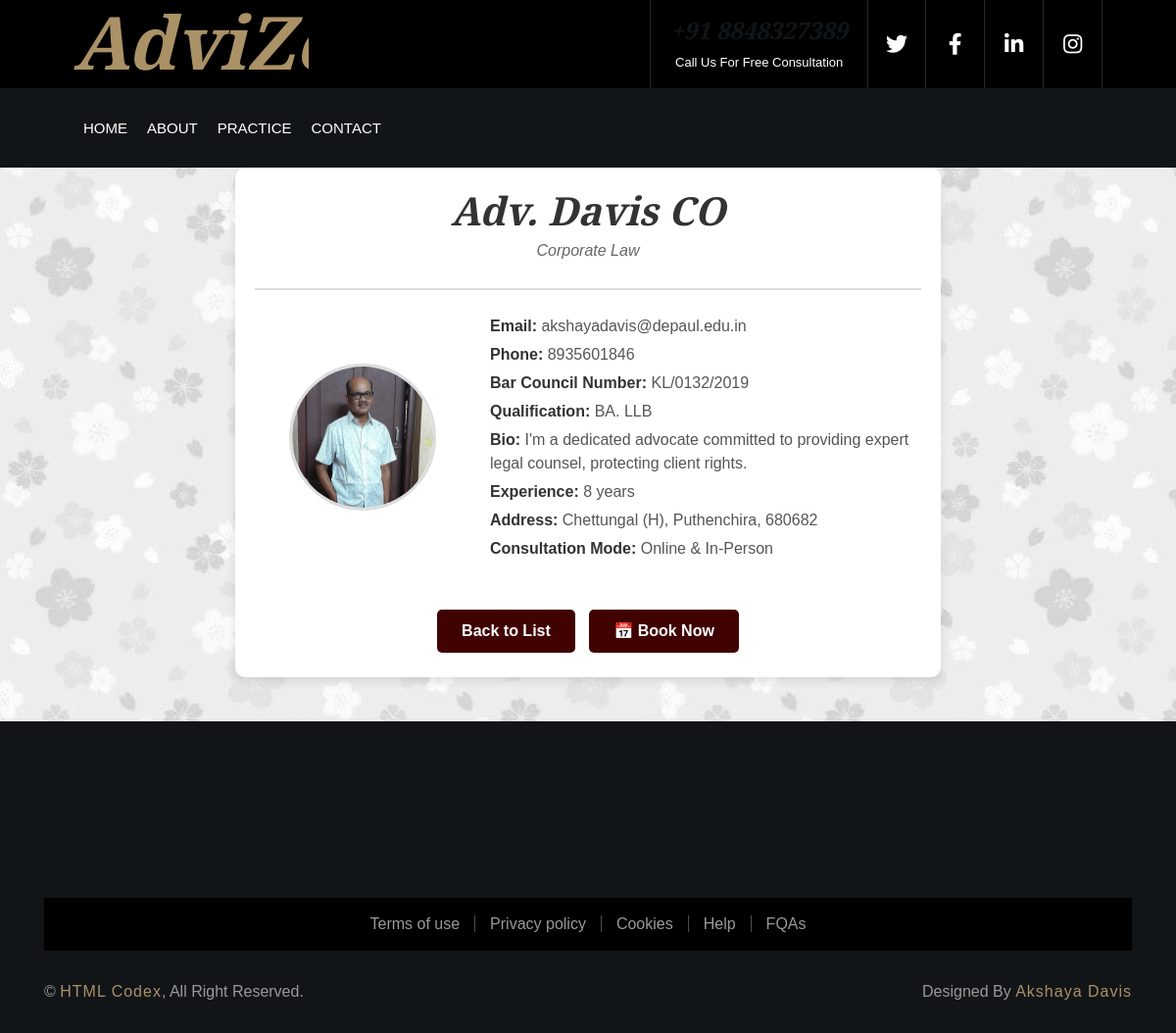
The page /profile_lawyer/5/ on the database its author committed.
### userapp/models.py (models this page shows)
class Register(AbstractUser):
    usertype = models.CharField(max_length=50, default="admin")
    phone = models.CharField(max_length=15, null=True)  # Changed to CharField
    image = models.ImageField(upload_to='uploads/', null=True)
    barcouncil_number = models.CharField(max_length=15, null=True)
    specialization = models.CharField(max_length=50, null=True)
    address = models.CharField(max_length=100, null=True)
    bio = models.TextField(max_length=1000, null=True)
    qualification = models.CharField(max_length=50, null=True)
    experience = models.CharField(max_length=10, null=True)
    consultation_mode = models.CharField(max_length=50, null=True)
    court_jurisdiction = models.CharField(max_length=50, null=True)
    court_type = models.CharField(max_length=50, null=True)
    place = models.CharField(max_length=50, null=True)
    is_approved = models.BooleanField(default=False)

### userapp/views.py (the view)
# urls.py: path('profile_lawyer/<int:id>/',views.profile_lawyer,name="profile_lawyer"),
def profile_lawyer(request, id):
    lawyer = get_object_or_404(Register, id=id, usertype="lawyer")
    return render(request, 'profile_lawyer.html', {'lawyer': lawyer})

### userapp/templates/profile_lawyer.html (shortened to what this page needs)
{% load static %}
{% include 'header.html' %}
<head>
    {% load static %}
    <link rel="stylesheet" href="{% static 'css/profile_lawyer.css' %}">
</head>
<body>
    <div class="profile-container">
        <div class="profile-header">
            <h1>{{ lawyer.first_name }}</h1>
            <p class="specialization">{{ lawyer.specialization }} Law</p>
        </div>
        <div class="profile-content">
            <div class="profile-image">
                {% if lawyer.image %}
                    <img src="{{ lawyer.image.url }}" alt="Lawyer Image">
                {% else %}
                    <img src="{% static 'images/default-profile.png' %}" alt="Default Profile">
                {% endif %}
            </div>
            <div class="profile-details">
                {% if lawyer.email %}
                    <p><strong>Email:</strong> {{ lawyer.email }}</p>
                {% endif %}
                {% if lawyer.phone %}
                    <p><strong>Phone:</strong> {{ lawyer.phone }}</p>
                {% endif %}
                {% if lawyer.barcouncil_number %}
                    <p><strong>Bar Council Number:</strong> {{ lawyer.barcouncil_number }}</p>
                {% endif %}
                {% if lawyer.qualification %}
                    <p><strong>Qualification:</strong> {{ lawyer.qualification }}</p>
                {% endif %}
                {% if lawyer.bio %}
                    <p><strong>Bio:</strong> {{ lawyer.bio }}</p>
                {% endif %}
                {% if lawyer.experience %}
                    <p><strong>Experience:</strong> {{ lawyer.experience }}</p>
                {% endif %}
                {% if lawyer.address %}
                    <p><strong>Address:</strong> {{ lawyer.address }}</p>
                {% endif %}
                {% if lawyer.consultation_mode %}
                    <p><strong>Consultation Mode:</strong> {{ lawyer.consultation_mode }}</p>
                {% endif %}
            </div>
        </div>
        <div class="buttons">
            <a href="{% url 'all_lawyers'  %}" class="back-btn">Back to List</a>
            <a href="{% url 'bookings' lawyer.id %}" class="appointment-btn">📅 Book Now</a>
        </div>
    </div>
</body>
{% include 'footer1.html' %}

### userapp/static/css/style.css (style rules this page uses)
body { color: #666666; background: #ffffff; font-family: 'Roboto', sans-serif; font-weight: 400; }
h1, h2, h3, h4, h5, h6 { font-family: 'EB Garamond', serif; font-weight: 600; font-style: italic; color: #121518; }
a { color: #454545; transition: .3s; }

### userapp/static/css/profile_lawyer.css (style rules this page uses)
body { font-family: Arial, sans-serif; margin: l0; padding: 0; display: flex; justify-content: center; align-items: center; min-height: 100vh; background-color: #f4f4f4; }
.profile-container { background: white; width: 60%; padding: 20px; border-radius: 10px; margin-top: auto; margin-bottom: auto; margin-left: auto; margin-right: auto; box-shadow: 0px 4px 10px rgba(0, 0, 0, 0.1); }
.profile-header { text-align: center; border-bottom: 2px solid #ddd; padding-bottom: 10px; }
.profile-header h1 { color: #333; margin-bottom: 5px; }
.specialization { color: #666; font-style: italic; }
.profile-content { display: flex; align-items: center; padding: 20px 0; }
.profile-image { flex: 1; text-align: center; }
.profile-image img { width: 150px; height: 150px; border-radius: 50%; border: 3px solid #ddd; object-fit: cover; }
.profile-details { flex: 2; padding-left: 20px; }
.profile-details p { font-size: 16px; margin: 5px 0; color: #555; }
.profile-details strong { color: #333; }
.buttons { text-align: center; margin-top: 20px; }
.buttons a { text-decoration: none; padding: 10px 25px; border-radius: 5px; font-weight: bold; margin: 5px; display: inline-block; font-size: 16px; border: none; cursor: pointer; transition: 0.3s ease-in-out; }
.back-btn { background-color: #410202; color: white; }
.appointment-btn { background-color: #410202; color: white; }

### rows shown on the page
Register: first_name "Adv. Davis CO", specialization "Corporate", image (picture), email "akshayadavis@depaul.edu.in", phone "8935601846", barcouncil_number "KL/0132/2019", qualification "BA. LLB", bio "I'm a dedicated advocate committed to providing expert legal counsel, protecting client rights.", experience "8 years", address "Chettungal (H), Puthenchira, 680682", consultation_mode "Online & In-Person"
